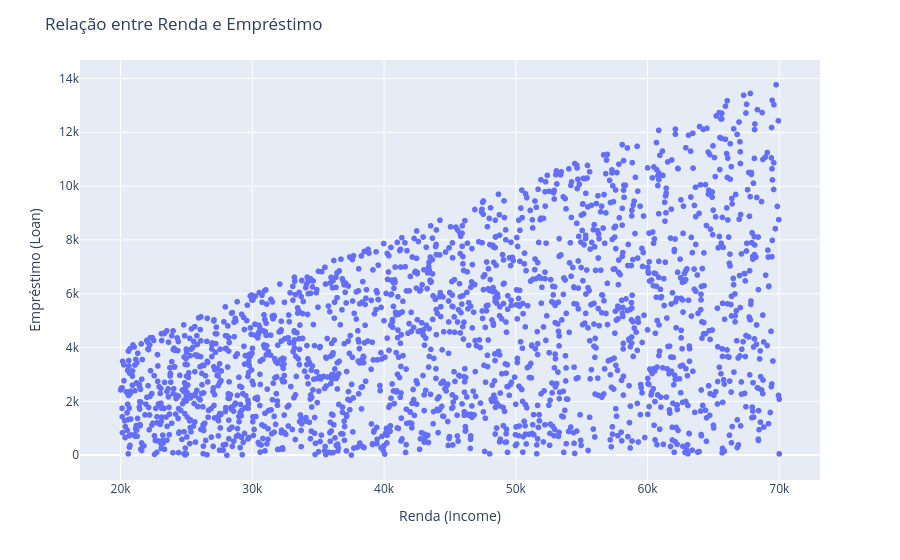

The code cell stored with this chart in its notebook:
### Markdown cell above
### maior a renda maior a dívida, sem dados de outliers

### Code cell
#import plotly.express as px

grafico = px.scatter(x = base_credit['income'], y = base_credit['loan'])

# Atualizando o layout 
grafico.update_layout(
    title='Relação entre Renda e Empréstimo',
    xaxis_title='Renda (Income)',
    yaxis_title='Empréstimo (Loan)'
)

grafico.show()

### Figure 1 — Plotly figure (JSON) as saved in the notebook; plotly's stock layout.template omitted (floating-point values rounded to 4 significant figures; data arrays with more than 128 entries replaced by an {"elided": "..."} marker saying what was removed)
{"data": [{"hovertemplate": "x=%{x}<br>y=%{y}<extra></extra>", "legendgroup": "", "marker": {"color": "#636efa", "symbol": "circle"}, "mode": "markers", "name": "", "showlegend": false, "type": "scattergl", "x": {"elided": "1997 float values"}, "xaxis": "x", "y": {"elided": "1997 float values"}, "yaxis": "y"}], "layout": {"autosize": true, "legend": {"tracegroupgap": 0}, "margin": {"t": 60}, "title": {"text": "Relação entre Renda e Empréstimo"}, "xaxis": {"anchor": "y", "autorange": true, "domain": [0, 1], "range": [16990.0, 73020.0], "title": {"text": "Renda (Income)"}, "type": "linear"}, "yaxis": {"anchor": "x", "autorange": true, "domain": [0, 1], "range": [-1064.0, 14830.0], "title": {"text": "Empréstimo (Loan)"}, "type": "linear"}}}
